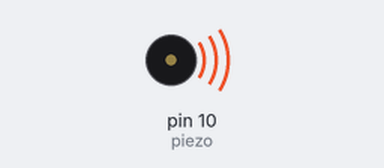
This sketch was run on a simulated Arduino Uno, built with avr-gcc and run on an emulated ATmega328P. Parts: buzzer (waves = sounding).

Above: at 3.0 s.
At 3.45 s:
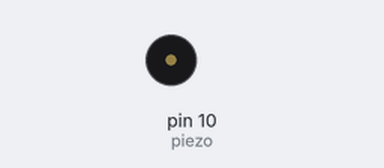
Timing chart, 0 to 4.1 s (numbered marks = the images above):
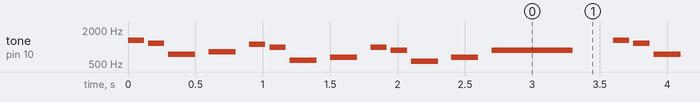

Measured:
- by itself, tone on pin 10 (piezo): plays 1319 Hz for 0.12 s, 1174 Hz for 0.12 s, 740 Hz for 0.20 s, 831 Hz for 0.20 s, 1109 Hz for 0.12 s, 988 Hz for 0.12 s … (471 notes in this stretch)

The sketch:

GranVals_Nokia.ino
```cpp
//Gran Vals (Melodía Nokia) de Francisco Tárrega
//Hector-G 2017

int piezo = 10;

void setup() {
    pinMode(piezo,OUTPUT);
}

void loop() {
    tone(piezo,1319);
    delay(120);
    noTone(piezo);
    delay(30);
    tone(piezo,1174);
    delay(120);
    noTone(piezo);
    delay(30);
    tone(piezo,740);
    delay(200);
    noTone(piezo);
    delay(100);
    tone(piezo,831);
    delay(200);
    noTone(piezo);
    delay(100);

    tone(piezo,1109);
    delay(120);
    noTone(piezo);
    delay(30);
    tone(piezo,988);
    delay(120);
    noTone(piezo);
    delay(30);
    tone(piezo,587);
    delay(200);
    noTone(piezo);
    delay(100);
    tone(piezo,659);
    delay(200);
    noTone(piezo);
    delay(100);

    tone(piezo,988);
    delay(120);
    noTone(piezo);
    delay(30);
    tone(piezo,880);
    delay(120);
    noTone(piezo);
    delay(30);
    tone(piezo,554);
    delay(200);
    noTone(piezo);
    delay(100);
    tone(piezo,659);
    delay(200);
    noTone(piezo);
    delay(100);

    tone(piezo,880);
    delay(600);
    noTone(piezo);
    delay(300);

}
```
